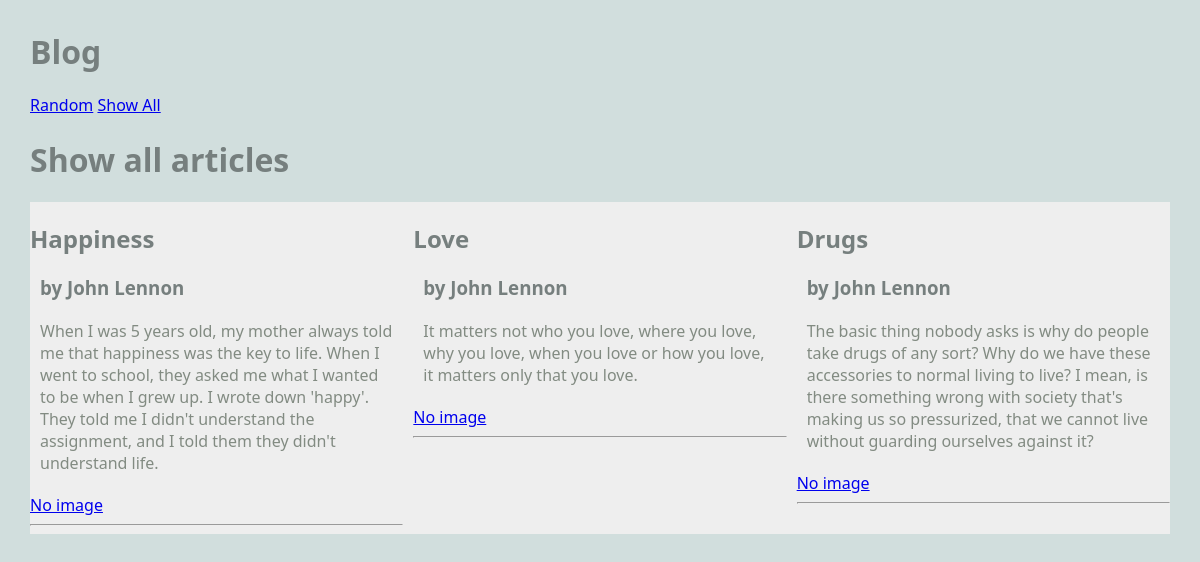
/blog/show_all, run on an earlier commit of the app's database.
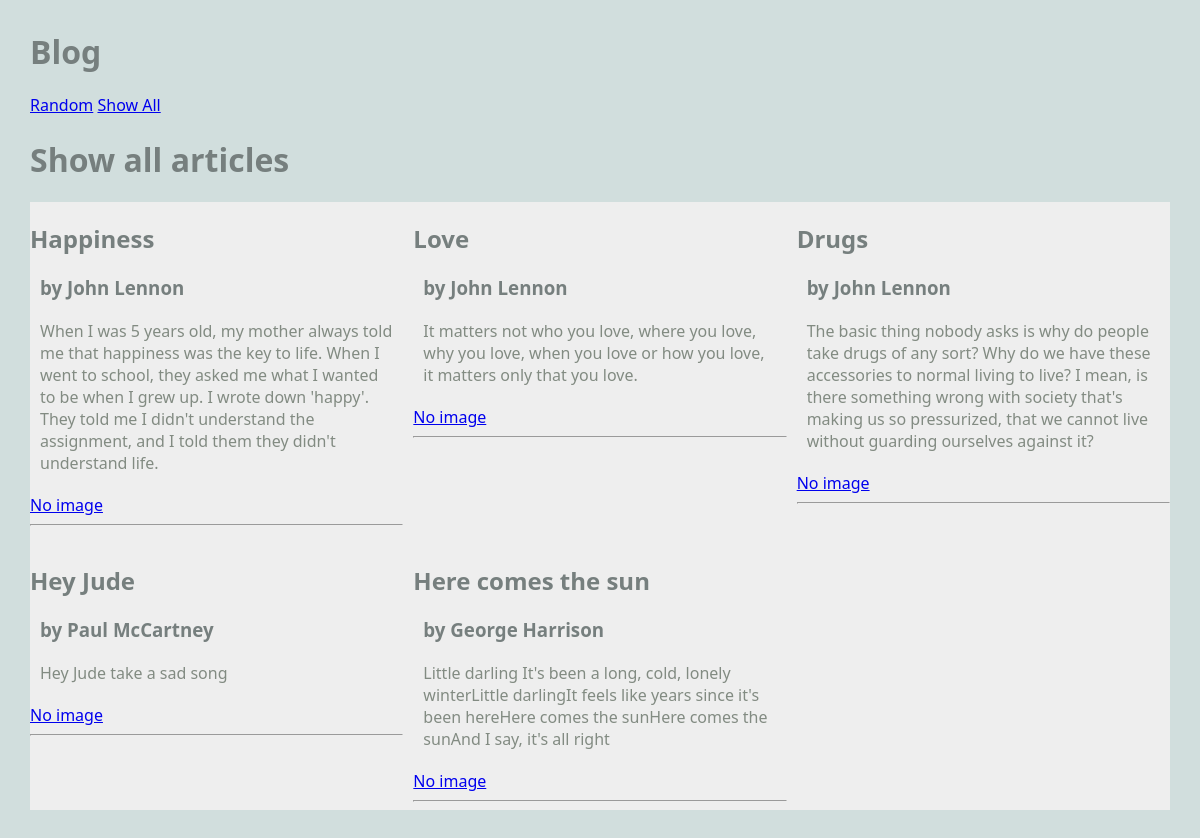
And on a later commit of the database.
### blog/models.py (models this page shows, shortened)
class Article(models.Model):
    title = models.TextField(blank=True)  # can create title even if empty
    author = models.TextField(blank=True)
    text = models.TextField(blank=True)
    published = models.DateTimeField(auto_now=True)  # set time to now
    image_file = models.ImageField(blank=True)  # imagefield now
    def __str__(self):
        return f"{self.title} by {self.author}"

### blog/views.py (the view)
# urls.py: path("show_all", ShowAllView.as_view(), name="show_all"),
class ShowAllView(ListView):
    model = Article
    template_name = "blog/show_all.html"
    context_object_name = "articles"

### blog/templates/blog/show_all.html
{%extends 'blog/base.html'%}
{% block content %}
<h1>Show all articles</h1>
<main class="grid-container">
    {% for article in articles %}
    <article>
        <div>
        <h2>{{article.title}}</h2>
        <h3>by {{article.author}}</h3>
        <p> {{article.text}}</p>
        </div>
        <a href="{% url 'article' article.pk %}">
        {% if article.image_file %}
        <img src="{{article.image_file.url}}" alt = "">
        {% else %}
        No image
        {% endif %}
        </a>
        <hr>
    </article>
    {% endfor %}
</main>
{% endblock %}

### blog/templates/blog/base.html
{% load static %}
<html>
    <head><title>John Blog</title></head>
    <link rel="stylesheet" href="{% static 'styles-blog.css' %}">
</head>
<body>
    <head>
        <h1>Blog</h1>
        <nav>
            <ul>
              <li><a href="{% url 'random' %}">Random</a></li>
              <li><a href="{% url 'show_all' %}">Show All</a></li>
            </ul>
          </nav>
    </head>
</body>
{% block content %}
{% endblock %}
</html>

### static/styles-blog.css (style rules this page uses)
body { margin: 30px; background: #d1dedd; font-family:'Segoe UI', Tahoma, Geneva, Verdana, sans-serif; }
ul, li { padding: 0px; list-style-type: none; }
h1, h2, h3 { color: #767f7e; }
p { color: #828b82; }
.grid-container { background: #eee; max-width: 900px; display: grid; grid-template-columns: repeat(3, 1fr); grid-gap: 10px; max-width: 1200px; margin: 20px auto; }
article p, article h3 { margin: 20px 10px; }
nav li { display: inline; }

What changed in the data, as far as the page shows it:
added Article: title "Hey Jude", author "Paul McCartney", text "Hey Jude take a sad song", image_file "No image"
added Article: title "Here comes the sun", author "George Harrison", text "Little darling It's been a long, cold, lonely winterLittle darlingIt feels like years since it's been hereHere comes the sunHere comes the sunAnd I say, it's all right", image_file "No image"
